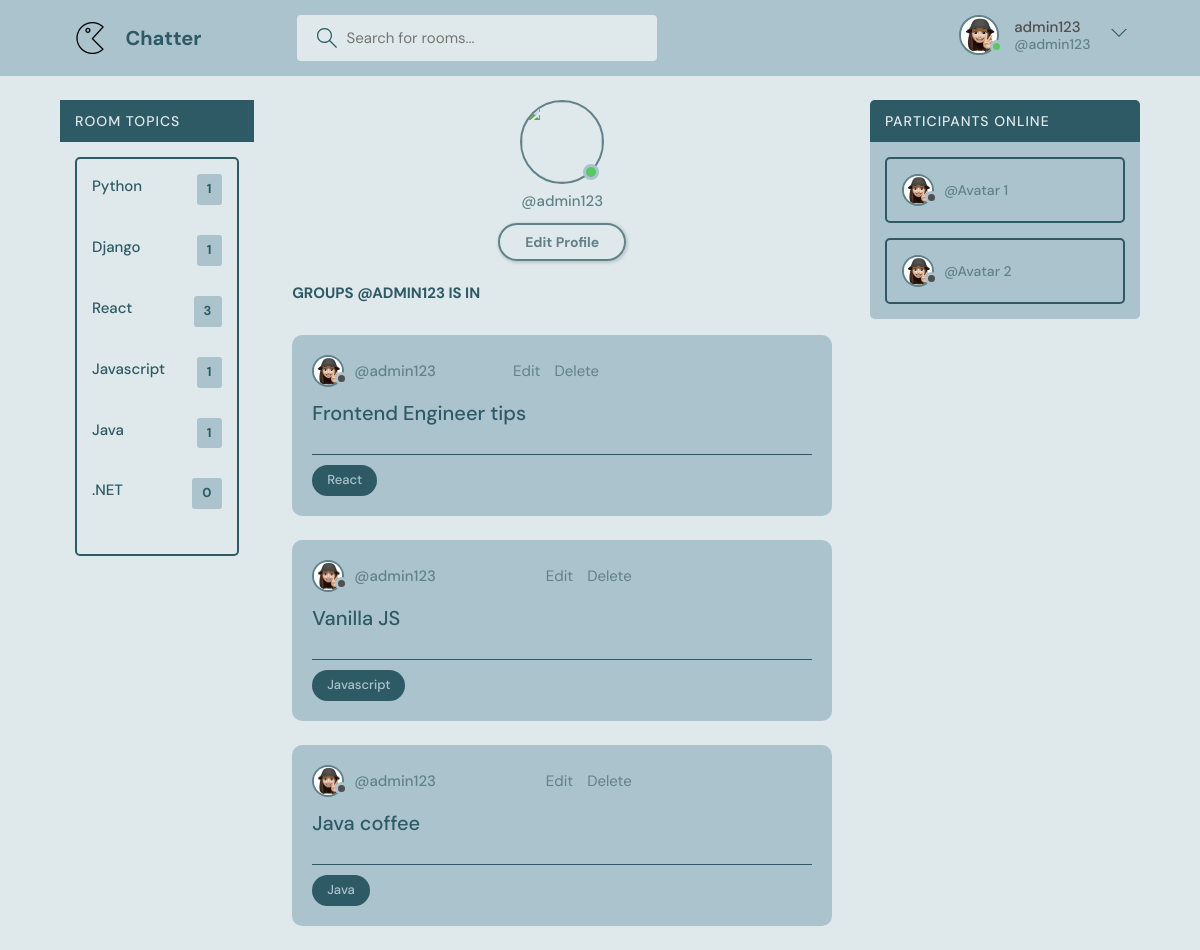
Before: /profile/1/ (signed in) with the older database file.
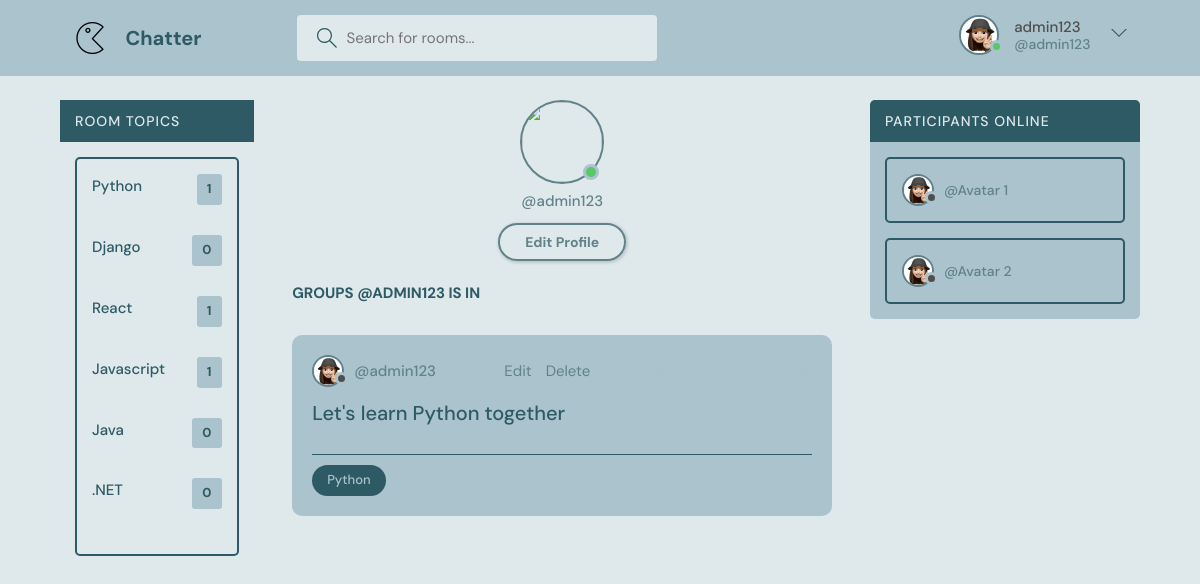
After: the same page with the newer database file.
### base/models.py (models this page shows, shortened)
class Topic(models.Model):
    name = models.CharField(max_length=100)

class Room(models.Model):
    host = models.ForeignKey(User, on_delete=models.SET_NULL, null = True)
    topic= models.ForeignKey(Topic, on_delete=models.SET_NULL, null = True)
    name = models.CharField(max_length =200) # specify the attribute and its value
    description = models.TextField(null = True, blank = True) # by default null is set to False. Null = true means description can be blank. Null is for database and blank is for the form
    participants = models.ManyToManyField(User, related_name='participants', blank=True)
    updated = models.DateTimeField(auto_now = True) #snapshot every time we save
    created = models.DateTimeField(auto_now_add = True) #snapshot the first time we add it
    class Meta:
        ordering = ['-updated', '-created']

### base/views.py (the view)
# urls.py: path('profile/<str:pk>/', views.userProfile, name="user-profile"),
def userProfile(request,pk):
    user = User.objects.get(id=pk)
    rooms = user.room_set.all()
    room_message = user.message_set.all()
    topics = Topic.objects.all()
    context= {'user': user, 'rooms':rooms, 'topics':topics}
    return render(request, 'base/profile.html', context)

### base/templates/base/profile.html (shortened to what this page needs)
{% extends 'main.html' %}
{% load static %}
{% block content %}
<main class="profile-page layout layout--3">
  <div class="container">
    {% include 'base/topics_component.html' %}
    <div class="roomList">
      <div class="profile">
        <div class="profile__avatar">
          <div class="avatar avatar--large active">
            <img src="" />
          </div>
        </div>
        <div class="profile__info">
          <p>@{{user.username}}</p>
          {% if request.user == user %}
          <a href="{% url 'update-user' %}" class="btn btn--main btn--pill">Edit Profile</a>
          {% endif %}
        </div>
        <div class="profile__about">
          <h3> Groups @{{user.username}} is in </h3>
        </div>
      </div>
      {% include 'base/feed_component.html' %}
    </div>
    <div class="activities">
      <div class="activities__header">
        <h2>Participants online</h2>
      </div>
      <div class="activities__box">
        <div class="activities__boxHeader roomListRoom__header">
          <a href="profile.html" class="roomListRoom__author">
            <div class="avatar avatar--small">
              <img src="static/images/avatar1.png" />
            </div>
            <p>
              @Avatar 1
            </p>
          </a>
        </div>
      </div>
      <div class="activities__box">
        <div class="activities__boxHeader roomListRoom__header">
          <a href="profile.html" class="roomListRoom__author">
            <div class="avatar avatar--small">
              <img src="static/images/avatar1.png" />
            </div>
            <p>
              @Avatar 2
            </p>
          </a>
        </div>
      </div>
    </div>
  </div>
</main>
{% endblock content %}

### base/templates/base/topics_component.html (shortened to what this page needs)
<div class="topics">
  <div class="activities__header">
    <h2> Room topics </h2>
  </div>
  <div class="activities__box">
    <ul class="topics__list">
            {% for topic in topics %}
            <li>
                <a href="{% url 'home' %}?q={{topic.name}}">{{topic.name}}<span>{{topic.room_set.all.count}}</span></a>
      </li>
      {% endfor %}
    </ul>
  </div>
</div>

### base/templates/base/feed_component.html (shortened to what this page needs)
{% for room in rooms %}
<div class="roomListRoom">
    <div class="roomListRoom__header">
        <a href="{% url 'user-profile' room.host.id %}" class="roomListRoom__author">
            <div class="avatar avatar--small">
                <img src="static/images/avatar1.png" />
            </div>
            <span>
                @{{room.host.username}}
                {% if request.user == room.host%}
                <div class="edit-delete">
                    <a href="{% url 'update-room' room.id %}"> Edit </a>
                    <a href="{% url 'delete-room' room.id %}"> Delete </a>
                </div>
                {% endif %}
            </span>
        </a>
        <div class="roomListRoom__actions">
            <span> {{room.created | timesince }} ago</span>
        </div>
    </div>
    <div class="roomListRoom__content">
        <a href="{% url 'room' room.id %}">{{room.name}}</a>
    </div>
    <div class="roomListRoom__meta">
        <p class="roomListRoom__topic">{{room.topic.name}}</p>
    </div>
</div>
{% endfor %}

Changed rows visible on the page:
removed Room: host.username "admin123", shows "Edit", name "Frontend Engineer tips", topic.name "React"
removed Room: host.username "admin123", shows "Edit", name "Vanilla JS", topic.name "Javascript"
removed Room: host.username "admin123", shows "Edit", name "Java coffee", topic.name "Java"
computed for Topic "Django": room_set.all.count "1" → "0"
computed for Topic "React": room_set.all.count "3" → "1"
computed for Topic "Java": room_set.all.count "1" → "0"
added Room: host.username "admin123", shows "Edit", name "Let's learn Python together", topic.name "Python"
